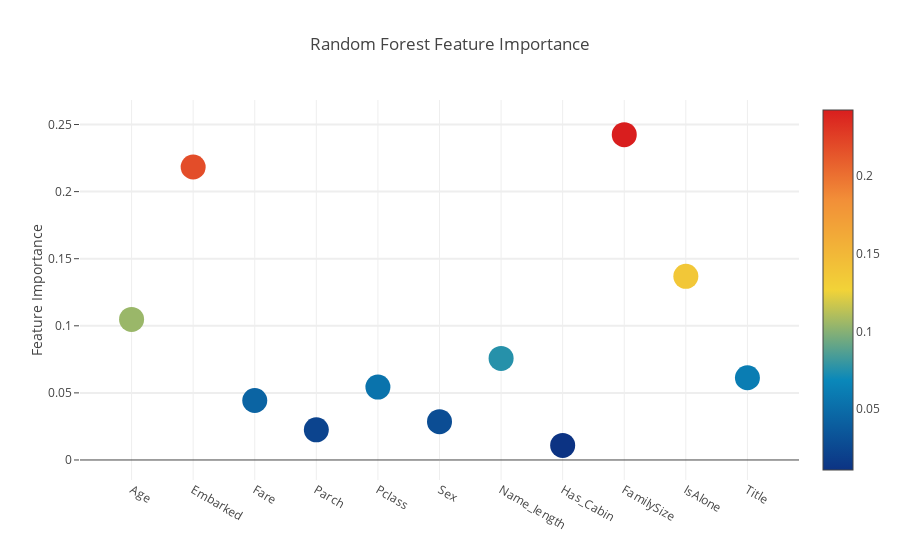
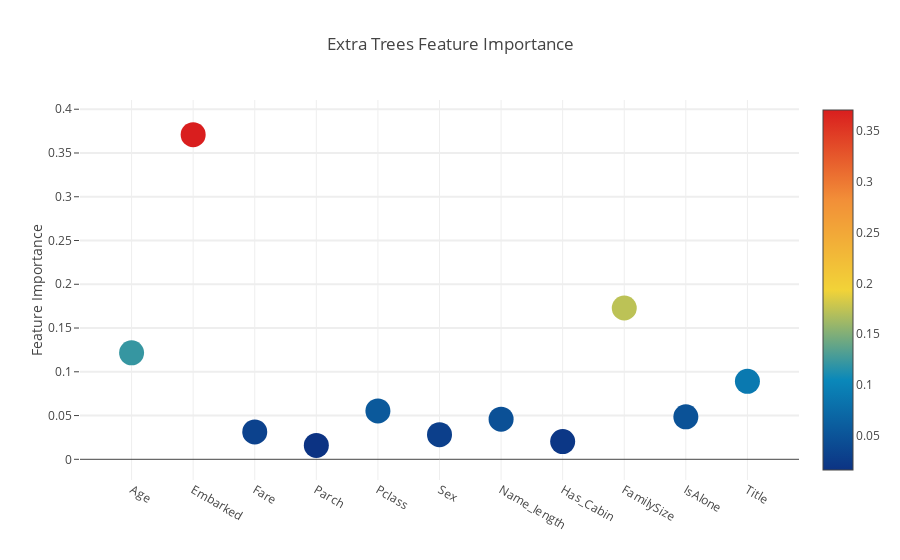
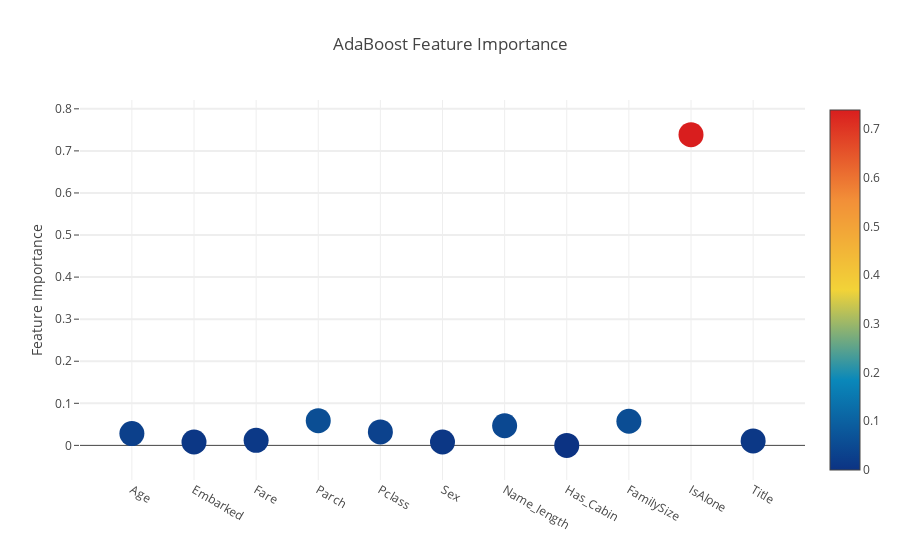
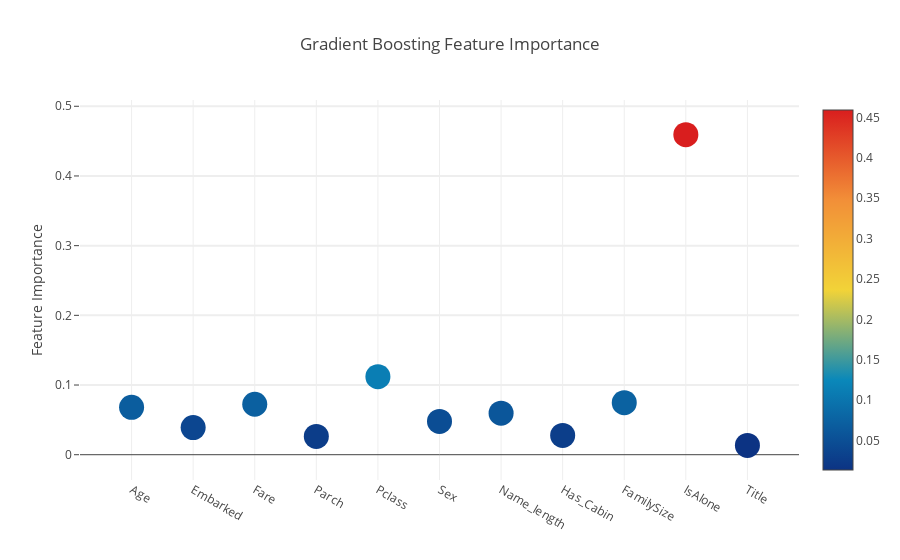

The cell these charts' notebook holds for them, in order:
### Markdown cell above
通过Plotly散点图进行交互式要素导入我将在此时使用交互式Plotly包，通过调用“Scatter”，通过绘图散点图可视化不同分类器的要素重要性值，如下所示：

### Code cell
# Scatter plot 
trace = go.Scatter(
    y = feature_dataframe['Random Forest feature importances'].values,
    x = feature_dataframe['features'].values,
    mode='markers',
    marker=dict(
        sizemode = 'diameter',
        sizeref = 1,
        size = 25,
#       size= feature_dataframe['AdaBoost feature importances'].values,
        #color = np.random.randn(500), #set color equal to a variable
        color = feature_dataframe['Random Forest feature importances'].values,
        colorscale='Portland',
        showscale=True
    ),
    text = feature_dataframe['features'].values
)
data = [trace]

layout= go.Layout(
    autosize= True,
    title= 'Random Forest Feature Importance',
    hovermode= 'closest',
#     xaxis= dict(
#         title= 'Pop',
#         ticklen= 5,
#         zeroline= False,
#         gridwidth= 2,
#     ),
    yaxis=dict(
        title= 'Feature Importance',
        ticklen= 5,
        gridwidth= 2
    ),
    showlegend= False
)
fig = go.Figure(data=data, layout=layout)
py.iplot(fig,filename='scatter2010')

# Scatter plot 
trace = go.Scatter(
    y = feature_dataframe['Extra Trees  feature importances'].values,
    x = feature_dataframe['features'].values,
    mode='markers',
    marker=dict(
        sizemode = 'diameter',
        sizeref = 1,
        size = 25,
#       size= feature_dataframe['AdaBoost feature importances'].values,
        #color = np.random.randn(500), #set color equal to a variable
        color = feature_dataframe['Extra Trees  feature importances'].values,
        colorscale='Portland',
        showscale=True
    ),
    text = feature_dataframe['features'].values
)
data = [trace]

layout= go.Layout(
    autosize= True,
    title= 'Extra Trees Feature Importance',
    hovermode= 'closest',
#     xaxis= dict(
#         title= 'Pop',
#         ticklen= 5,
#         zeroline= False,
#         gridwidth= 2,
#     ),
    yaxis=dict(
        title= 'Feature Importance',
        ticklen= 5,
        gridwidth= 2
    ),
    showlegend= False
)
fig = go.Figure(data=data, layout=layout)
py.iplot(fig,filename='scatter2010')

# Scatter plot 
trace = go.Scatter(
    y = feature_dataframe['AdaBoost feature importances'].values,
    x = feature_dataframe['features'].values,
    mode='markers',
    marker=dict(
        sizemode = 'diameter',
        sizeref = 1,
        size = 25,
#       size= feature_dataframe['AdaBoost feature importances'].values,
        #color = np.random.randn(500), #set color equal to a variable
        color = feature_dataframe['AdaBoost feature importances'].values,
        colorscale='Portland',
        showscale=True
    ),
    text = feature_dataframe['features'].values
)
data = [trace]

layout= go.Layout(
    autosize= True,
    title= 'AdaBoost Feature Importance',
    hovermode= 'closest',
#     xaxis= dict(
#         title= 'Pop',
#         ticklen= 5,
#         zeroline= False,
#         gridwidth= 2,
#     ),
    yaxis=dict(
        title= 'Feature Importance',
        ticklen= 5,
        gridwidth= 2
    ),
    showlegend= False
)
fig = go.Figure(data=data, layout=layout)
py.iplot(fig,filename='scatter2010')

# Scatter plot 
trace = go.Scatter(
    y = feature_dataframe['Gradient Boost feature importances'].values,
    x = feature_dataframe['features'].values,
    mode='markers',
    marker=dict(
        sizemode = 'diameter',
        sizeref = 1,
        size = 25,
#       size= feature_dataframe['AdaBoost feature importances'].values,
        #color = np.random.randn(500), #set color equal to a variable
        color = feature_dataframe['Gradient Boost feature importances'].values,
        colorscale='Portland',
        showscale=True
    ),
    text = feature_dataframe['features'].values
)
data = [trace]

layout= go.Layout(
    autosize= True,
    title= 'Gradient Boosting Feature Importance',
    hovermode= 'closest',
#     xaxis= dict(
#         title= 'Pop',
#         ticklen= 5,
#         zeroline= False,
#         gridwidth= 2,
#     ),
    yaxis=dict(
        title= 'Feature Importance',
        ticklen= 5,
        gridwidth= 2
    ),
    showlegend= False
)
fig = go.Figure(data=data, layout=layout)
py.iplot(fig,filename='scatter2010')

### Figure 1 — Plotly figure (JSON) as saved in the notebook; plotly's stock layout.template omitted (floating-point values rounded to 4 significant figures)
{"data": [{"marker": {"color": [0.1047, 0.2184, 0.04433, 0.02249, 0.05433, 0.02854, 0.0757, 0.01088, 0.2425, 0.1369, 0.06128], "colorscale": "Portland", "showscale": true, "size": 25, "sizemode": "diameter", "sizeref": 1}, "mode": "markers", "text": ["Age", "Embarked", "Fare", "Parch", "Pclass", "Sex", "Name_length", "Has_Cabin", "FamilySize", "IsAlone", "Title"], "type": "scatter", "uid": "5a56c833-0fe5-4d31-9c1e-3ffbfc4152e1", "x": ["Age", "Embarked", "Fare", "Parch", "Pclass", "Sex", "Name_length", "Has_Cabin", "FamilySize", "IsAlone", "Title"], "y": [0.1047, 0.2184, 0.04433, 0.02249, 0.05433, 0.02854, 0.0757, 0.01088, 0.2425, 0.1369, 0.06128]}], "layout": {"autosize": true, "hovermode": "closest", "showlegend": false, "title": {"text": "Random Forest Feature Importance"}, "yaxis": {"gridwidth": 2, "ticklen": 5, "title": {"text": "Feature Importance"}}}}

### Figure 2 — Plotly figure (JSON) as saved in the notebook; plotly's stock layout.template omitted (floating-point values rounded to 4 significant figures)
{"data": [{"marker": {"color": [0.1217, 0.371, 0.0313, 0.01592, 0.05526, 0.02816, 0.0459, 0.0203, 0.1729, 0.04854, 0.0891], "colorscale": "Portland", "showscale": true, "size": 25, "sizemode": "diameter", "sizeref": 1}, "mode": "markers", "text": ["Age", "Embarked", "Fare", "Parch", "Pclass", "Sex", "Name_length", "Has_Cabin", "FamilySize", "IsAlone", "Title"], "type": "scatter", "uid": "9cf2ce45-1eef-4510-bbb8-a41a49f91b6f", "x": ["Age", "Embarked", "Fare", "Parch", "Pclass", "Sex", "Name_length", "Has_Cabin", "FamilySize", "IsAlone", "Title"], "y": [0.1217, 0.371, 0.0313, 0.01592, 0.05526, 0.02816, 0.0459, 0.0203, 0.1729, 0.04854, 0.0891]}], "layout": {"autosize": true, "hovermode": "closest", "showlegend": false, "title": {"text": "Extra Trees Feature Importance"}, "yaxis": {"gridwidth": 2, "ticklen": 5, "title": {"text": "Feature Importance"}}}}

### Figure 3 — Plotly figure (JSON) as saved in the notebook; plotly's stock layout.template omitted (floating-point values rounded to 4 significant figures)
{"data": [{"marker": {"color": [0.028, 0.008, 0.012, 0.05867, 0.032, 0.008, 0.04667, 0, 0.05733, 0.7387, 0.01067], "colorscale": "Portland", "showscale": true, "size": 25, "sizemode": "diameter", "sizeref": 1}, "mode": "markers", "text": ["Age", "Embarked", "Fare", "Parch", "Pclass", "Sex", "Name_length", "Has_Cabin", "FamilySize", "IsAlone", "Title"], "type": "scatter", "uid": "77d1ef5a-a6e5-4021-8653-a1b4cbf553bb", "x": ["Age", "Embarked", "Fare", "Parch", "Pclass", "Sex", "Name_length", "Has_Cabin", "FamilySize", "IsAlone", "Title"], "y": [0.028, 0.008, 0.012, 0.05867, 0.032, 0.008, 0.04667, 0, 0.05733, 0.7387, 0.01067]}], "layout": {"autosize": true, "hovermode": "closest", "showlegend": false, "title": {"text": "AdaBoost Feature Importance"}, "yaxis": {"gridwidth": 2, "ticklen": 5, "title": {"text": "Feature Importance"}}}}

### Figure 4 — Plotly figure (JSON) as saved in the notebook; plotly's stock layout.template omitted (floating-point values rounded to 4 significant figures)
{"data": [{"marker": {"color": [0.06796, 0.03889, 0.07238, 0.02629, 0.1119, 0.04779, 0.05966, 0.02775, 0.07463, 0.4593, 0.0134], "colorscale": "Portland", "showscale": true, "size": 25, "sizemode": "diameter", "sizeref": 1}, "mode": "markers", "text": ["Age", "Embarked", "Fare", "Parch", "Pclass", "Sex", "Name_length", "Has_Cabin", "FamilySize", "IsAlone", "Title"], "type": "scatter", "uid": "87632081-da24-41ad-9814-fdf808da3548", "x": ["Age", "Embarked", "Fare", "Parch", "Pclass", "Sex", "Name_length", "Has_Cabin", "FamilySize", "IsAlone", "Title"], "y": [0.06796, 0.03889, 0.07238, 0.02629, 0.1119, 0.04779, 0.05966, 0.02775, 0.07463, 0.4593, 0.0134]}], "layout": {"autosize": true, "hovermode": "closest", "showlegend": false, "title": {"text": "Gradient Boosting Feature Importance"}, "yaxis": {"gridwidth": 2, "ticklen": 5, "title": {"text": "Feature Importance"}}}}
